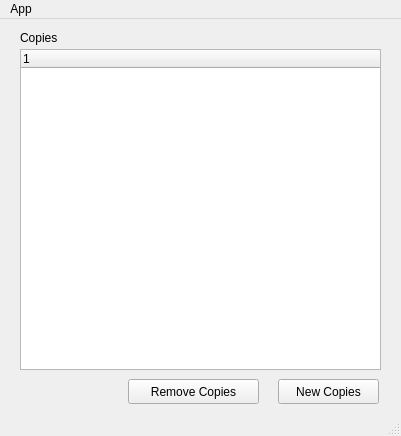
<?xml version="1.0" encoding="UTF-8"?>
<ui version="4.0">
 <class>MainWindow</class>
 <widget class="QMainWindow" name="MainWindow">
  <property name="geometry">
   <rect>
    <x>0</x>
    <y>0</y>
    <width>401</width>
    <height>436</height>
   </rect>
  </property>
  <property name="windowTitle">
   <string>Copy Client</string>
  </property>
  <widget class="QWidget" name="centralWidget">
   <widget class="QLabel" name="label">
    <property name="geometry">
     <rect>
      <x>20</x>
      <y>10</y>
      <width>67</width>
      <height>17</height>
     </rect>
    </property>
    <property name="text">
     <string>Copies</string>
    </property>
   </widget>
   <widget class="QPushButton" name="newCopies">
    <property name="geometry">
     <rect>
      <x>278</x>
      <y>360</y>
      <width>101</width>
      <height>25</height>
     </rect>
    </property>
    <property name="text">
     <string>New Copies</string>
    </property>
   </widget>
   <widget class="QPushButton" name="removeCopies">
    <property name="geometry">
     <rect>
      <x>128</x>
      <y>360</y>
      <width>131</width>
      <height>25</height>
     </rect>
    </property>
    <property name="text">
     <string>Remove Copies</string>
    </property>
   </widget>
   <widget class="QTreeWidget" name="copiesList">
    <property name="geometry">
     <rect>
      <x>20</x>
      <y>30</y>
      <width>361</width>
      <height>321</height>
     </rect>
    </property>
    <column>
     <property name="text">
      <string notr="true">1</string>
     </property>
    </column>
   </widget>
  </widget>
  <widget class="QMenuBar" name="menuBar">
   <property name="geometry">
    <rect>
     <x>0</x>
     <y>0</y>
     <width>401</width>
     <height>22</height>
    </rect>
   </property>
   <widget class="QMenu" name="menuApp">
    <property name="title">
     <string>App</string>
    </property>
    <addaction name="actionProperties"/>
    <addaction name="separator"/>
    <addaction name="actionClose"/>
   </widget>
   <addaction name="menuApp"/>
  </widget>
  <widget class="QStatusBar" name="statusBar"/>
  <action name="actionProperties">
   <property name="text">
    <string>Properties</string>
   </property>
  </action>
  <action name="actionClose">
   <property name="text">
    <string>Close</string>
   </property>
  </action>
 </widget>
 <layoutdefault spacing="6" margin="11"/>
 <resources/>
 <connections/>
</ui>
